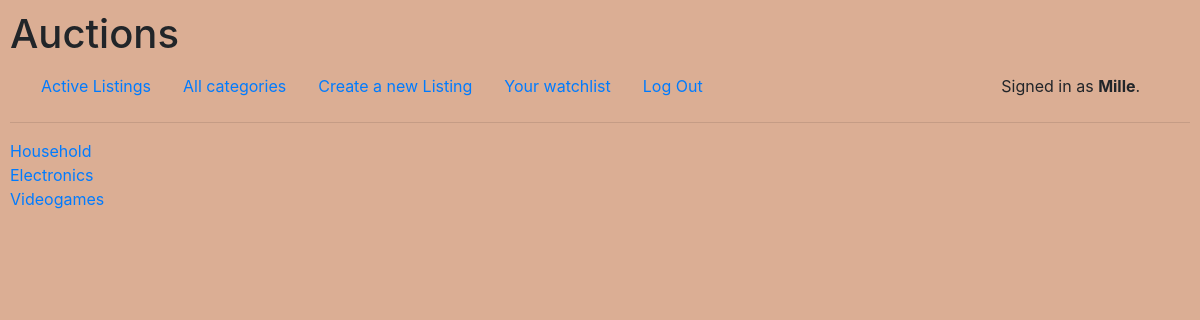
Page /categories (signed in) on the committed database.
### auctions/models.py (models this page shows, shortened)
class User(AbstractUser):
    def __str__(self):
        return f"User: {self.username}, id: {self.id}"

class Listing(models.Model):
    title = models.CharField(max_length=64)
    description = models.TextField()
    startingPrize = models.PositiveIntegerField(validators=[MinValueValidator(0.01)])
    listingPrize = models.PositiveIntegerField(validators=[MinValueValidator(0.01)])
    imageUrl = models.CharField(max_length=128)
    category = models.CharField(max_length=64, default="others")
    listingOwner = models.ForeignKey(User, on_delete=models.CASCADE, related_name="listingCreator")
    listingStatus = models.CharField(max_length=64, default="open")

### auctions/views.py (the view)
# urls.py: path("categories", views.categories, name="categories"),
def categories(request):
    listings = Listing.objects.all()
    categoriesList = []
    for listing in listings:
        if listing.category not in categoriesList:
            categoriesList.append(listing.category)
    return render(request, "auctions/categories.html", {
        "categoriesList": categoriesList
    })

### auctions/templates/auctions/categories.html
{% extends "auctions/layout.html" %}
{% block body %}
    {% for category in categoriesList %}
        <a href="{% url 'categoryListings' category %}"> {{ category }}</a>
        <br>
    {% endfor %}
{% endblock %}

### auctions/templates/auctions/layout.html (shortened to what this page needs)
{% load static %}
<!DOCTYPE html>
<html lang="en">
    <head>
        <link rel="stylesheet" href="https://stackpath.bootstrapcdn.com/bootstrap/4.4.1/css/bootstrap.min.css">
        <link href="{% static 'auctions/styles.css' %}" rel="stylesheet">
    </head>
    <body style="background-color: #dbae94">
        <h1>Auctions</h1>
        <div class="container-fluid">
            <div class="row">
                <div class="col-10">
                    <ul class="nav">
                        <li class="nav-item">
                            <a class="nav-link" href="{% url 'index' %}">Active Listings</a>
                        </li>
                        <li class="nav-item">
                            <a class="nav-link" href="{% url 'categories' %}">All categories</a>
                        </li>
                        {% if user.is_authenticated %}
                            <li class="nav-item">
                                <a class="nav-link" href="{% url 'createListing' %}">Create a new Listing</a>
                            </li>
                            <li class="nav-item">
                                <a class="nav-link" href="{% url 'watchlist' %}">Your watchlist</a>
                            </li>
                            <li class="nav-item">
                                <a class="nav-link" href="{% url 'logout' %}">Log Out</a>
                            </li>
                        {% endif %}
                    </ul>
                </div>
                <div class="col-2 p-2">
                    {% if user.is_authenticated %}
                        Signed in as <strong>{{ user.username }}</strong>.
                    {% else %}
                        Not signed in.
                    {% endif %}
                </div>
            </div>
        </div>
        <hr>
        {% block body %}
        {% endblock %}
    </body>
</html>

### auctions/static/auctions/styles.css (style rules this page uses)
body { padding: 10px; }

### rows in the picture
User: username "Mille"
Listing: categoriesList "Household"
Listing: categoriesList "Electronics"
Listing: categoriesList "Videogames"
